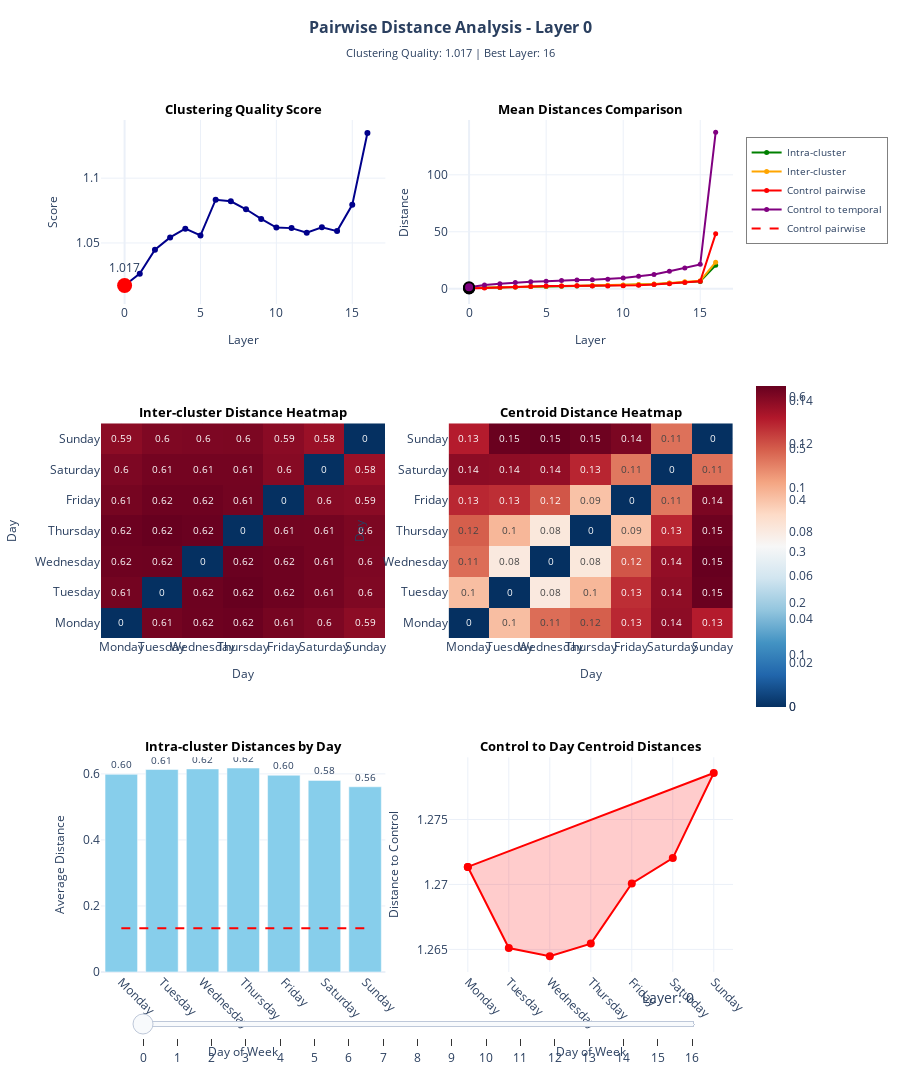

The code cell stored with this chart in its notebook:
### Code cell
# Alternative: Create version with slider instead of dropdown for better layout
def create_interactive_layer_dashboard_slider():
    """Create an interactive dashboard with layer selection slider."""
    
    # Create figure with better spacing
    fig = make_subplots(
        rows=3, cols=2,
        subplot_titles=(
            '<b>Clustering Quality Score</b>', 
            '<b>Mean Distances Comparison</b>',
            '<b>Inter-cluster Distance Heatmap</b>',
            '<b>Centroid Distance Heatmap</b>',
            '<b>Intra-cluster Distances by Day</b>',
            '<b>Control to Day Centroid Distances</b>'
        ),
        specs=[
            [{"type": "scatter"}, {"type": "scatter"}],
            [{"type": "heatmap"}, {"type": "heatmap"}],
            [{"type": "bar"}, {"type": "scatter"}]
        ],
        vertical_spacing=0.14,  # Good vertical spacing
        horizontal_spacing=0.1,  # Horizontal spacing
        row_heights=[0.3, 0.35, 0.35]  # Adjust row heights
    )
    
    # Store all traces for each layer (similar structure as before)
    all_layer_traces = {}
    
    for layer_idx in layers:
        results = layer_distance_results[layer_idx]
        layer_traces = []
        
        # 1. Clustering quality score (row=1, col=1)
        trace1 = go.Scatter(
            x=layers,
            y=clustering_quality_scores,
            mode='lines+markers',
            name='Clustering Quality',
            line=dict(color='darkblue', width=2),
            marker=dict(size=6),
            showlegend=False,
            visible=(layer_idx == 0)
        )
        layer_traces.append((trace1, 1, 1))
        
        trace2 = go.Scatter(
            x=[layer_idx],
            y=[clustering_quality_scores[layer_idx]],
            mode='markers+text',
            marker=dict(size=15, color='red'),
            text=[f'{clustering_quality_scores[layer_idx]:.3f}'],
            textposition='top center',
            showlegend=False,
            visible=(layer_idx == 0)
        )
        layer_traces.append((trace2, 1, 1))
        
        # 2. Distance comparison (row=1, col=2)
        for dist_data, name, color in [
            (mean_intra_distances, 'Intra-cluster', 'green'),
            (mean_inter_distances, 'Inter-cluster', 'orange'),
            (control_pairwise_distances, 'Control pairwise', 'red'),
            (mean_control_to_temporal, 'Control to temporal', 'purple')
        ]:
            trace = go.Scatter(
                x=layers,
                y=dist_data,
                mode='lines+markers',
                name=name,
                line=dict(color=color, width=2),
                marker=dict(size=5),
                showlegend=(layer_idx == 0),
                visible=(layer_idx == 0)
            )
            layer_traces.append((trace, 1, 2))
            
            trace_highlight = go.Scatter(
                x=[layer_idx],
                y=[dist_data[layer_idx]],
                mode='markers',
                marker=dict(size=10, color=color, line=dict(width=2, color='black')),
                showlegend=False,
                visible=(layer_idx == 0)
            )
            layer_traces.append((trace_highlight, 1, 2))
        
        # 3-6: Same as before (heatmaps, bar chart, radial plot)
        trace3 = go.Heatmap(
            z=results['inter_cluster'],
            x=days_names,
            y=days_names,
            colorscale='RdBu_r',
            text=np.round(results['inter_cluster'], 2),
            texttemplate='%{text}',
            textfont={"size": 10},
            hovertemplate='%{y} to %{x}: %{z:.3f}<extra></extra>',
            colorbar=dict(len=0.4, y=0.5, yanchor='middle'),
            visible=(layer_idx == 0)
        )
        layer_traces.append((trace3, 2, 1))
        
        trace4 = go.Heatmap(
            z=results['centroid_distances'],
            x=days_names,
            y=days_names,
            colorscale='RdBu_r',
            text=np.round(results['centroid_distances'], 2),
            texttemplate='%{text}',
            textfont={"size": 10},
            hovertemplate='%{y} to %{x}: %{z:.3f}<extra></extra>',
            colorbar=dict(len=0.4, y=0.5, yanchor='middle'),
            visible=(layer_idx == 0)
        )
        layer_traces.append((trace4, 2, 2))
        
        intra_values = [results['intra_cluster'][i] for i in range(7)]
        trace5 = go.Bar(
            x=days_names,
            y=intra_values,
            marker_color='skyblue',
            text=[f'{v:.2f}' for v in intra_values],
            textposition='outside',
            textfont=dict(size=10),
            hovertemplate='%{x}: %{y:.3f}<extra></extra>',
            showlegend=False,
            visible=(layer_idx == 0)
        )
        layer_traces.append((trace5, 3, 1))
        
        trace6 = go.Scatter(
            x=days_names,
            y=[results['control_pairwise']] * 7,
            mode='lines',
            line=dict(color='red', dash='dash', width=2),
            name='Control pairwise',
            showlegend=(layer_idx == 0),
            visible=(layer_idx == 0)
        )
        layer_traces.append((trace6, 3, 1))
        
        control_values = [results['control_to_temporal'][i] for i in range(7)]
        trace7 = go.Scatter(
            x=days_names + [days_names[0]],
            y=control_values + [control_values[0]],
            mode='lines+markers',
            fill='toself',
            fillcolor='rgba(255,0,0,0.2)',
            line=dict(color='red', width=2),
            marker=dict(size=8),
            text=[f'{v:.2f}' for v in control_values] + [''],
            textposition='top center',
            textfont=dict(size=10),
            hovertemplate='%{x}: %{y:.3f}<extra></extra>',
            showlegend=False,
            visible=(layer_idx == 0)
        )
        layer_traces.append((trace7, 3, 2))
        
        all_layer_traces[layer_idx] = layer_traces
    
    # Add all traces to figure
    for layer_idx in layers:
        for trace, row, col in all_layer_traces[layer_idx]:
            fig.add_trace(trace, row=row, col=col)
    
    # Create slider steps
    steps = []
    for layer_idx in layers:
        visible_list = []
        for l_idx in layers:
            for _ in all_layer_traces[l_idx]:
                visible_list.append(l_idx == layer_idx)
        
        step = dict(
            method='update',
            args=[
                {'visible': visible_list},
                {'title': {
                    'text': f'<b>Pairwise Distance Analysis - Layer {layer_idx}</b><br>'+
                            f'<sub>Clustering Quality: {clustering_quality_scores[layer_idx]:.3f} | '+
                            f'Best Layer: {best_layer}</sub>',
                    'y': 0.97,
                    'x': 0.5,
                    'xanchor': 'center',
                    'yanchor': 'top',
                    'font': dict(size=16)
                }}
            ],
            label=f'{layer_idx}'
        )
        steps.append(step)
    
    # Create slider
    sliders = [dict(
        active=0,
        yanchor='top',
        xanchor='left',
        currentvalue={
            'prefix': 'Layer: ',
            'visible': True,
            'xanchor': 'right',
            'font': dict(size=14)
        },
        transition={'duration': 300},
        pad={'b': 10, 't': 30},
        len=0.9,
        x=0.05,
        y=0.02,
        steps=steps
    )]
    
    # Update layout
    fig.update_layout(
        sliders=sliders,
        height=1500,  # Good height
        title={
            'text': f'<b>Pairwise Distance Analysis - Layer 0</b><br>'+
                    f'<sub>Clustering Quality: {clustering_quality_scores[0]:.3f} | '+
                    f'Best Layer: {best_layer}</sub>',
            'y': 0.97,
            'x': 0.5,
            'xanchor': 'center',
            'yanchor': 'top',
            'font': dict(size=16)
        },
        showlegend=True,
        template='plotly_white',
        legend=dict(
            x=1.02,
            y=0.98,
            xanchor='left',
            yanchor='top',
            bgcolor='rgba(255,255,255,0.9)',
            bordercolor='gray',
            borderwidth=1,
            font=dict(size=10)
        ),
        margin=dict(l=80, r=150, t=120, b=120)  # Good margins
    )
    
    # Update axes
    fig.update_xaxes(title_text="Layer", row=1, col=1, title_font=dict(size=12))
    fig.update_xaxes(title_text="Layer", row=1, col=2, title_font=dict(size=12))
    fig.update_xaxes(title_text="Day", row=2, col=1, tickangle=0, title_font=dict(size=12))
    fig.update_xaxes(title_text="Day", row=2, col=2, tickangle=0, title_font=dict(size=12))
    fig.update_xaxes(title_text="Day of Week", row=3, col=1, tickangle=45, title_font=dict(size=12))
    fig.update_xaxes(title_text="Day of Week", row=3, col=2, tickangle=45, title_font=dict(size=12))
    
    fig.update_yaxes(title_text="Score", row=1, col=1, title_font=dict(size=12))
    fig.update_yaxes(title_text="Distance", row=1, col=2, title_font=dict(size=12))
    fig.update_yaxes(title_text="Day", row=2, col=1, tickangle=0, title_font=dict(size=12))
    fig.update_yaxes(title_text="Day", row=2, col=2, tickangle=0, title_font=dict(size=12))
    fig.update_yaxes(title_text="Average Distance", row=3, col=1, title_font=dict(size=12))
    fig.update_yaxes(title_text="Distance to Control", row=3, col=2, title_font=dict(size=12))
    
    # Update subplot title formatting
    for annotation in fig['layout']['annotations']:
        if hasattr(annotation, 'text') and annotation.text:
            if annotation.text.startswith('<b>') and 'Distance Analysis' not in annotation.text:
                annotation.font = dict(size=13, color='black')
    
    return fig

# Create and save the slider version
slider_fig = create_interactive_layer_dashboard_slider()
slider_fig.write_html('../html/pairwise_distances_slider_dashboard.html')
print("Saved interactive dashboard with slider to ../html/pairwise_distances_slider_dashboard.html")

# Display in notebook
slider_fig.show()
